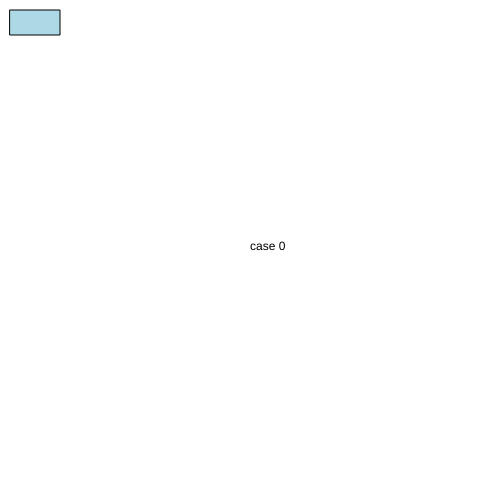
Frame 1 (no input)
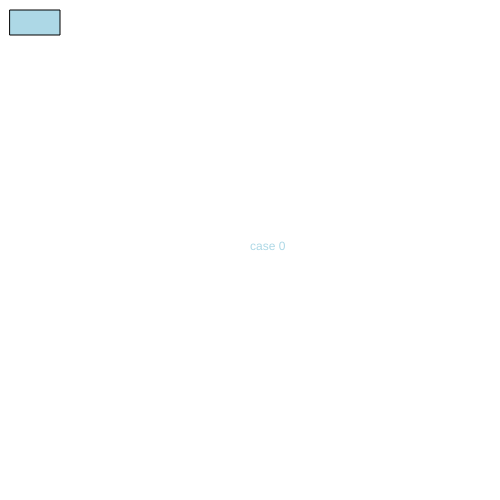
Frame 60 (no input)
Frame 120 (the mouse pressed at the canvas centre since frame 60): identical to frame 60, image omitted

The p5.js sketch that drew these frames (run headless with seeded random() and noise() and a simulated clock; from frame 60 on, the mouse is pressed at the canvas centre):

// p5.js sketch
// ── sketch.js
let myState = 0;

function setup() {
  createCanvas(500, 500);
}

function draw() {
  switch (myState) {
    case 0:
      background('white');
      text("case 0", 250, 250);
      break;

    case 1:
      background('yellow');
      text("case 1", 250, 250);
      break;

    case 2:
      background('pink');
      text("case 2", 250, 250);
      break;

  }
  fill('#add8e6');
  rect(10, 10, 50, 25);

}


function mouseReleased() {
  if ((mouseX > 10) && (mouseX < 60) && (mouseY > 10) && (mouseY < 35)) {

    myState++;
    if (myState > 2) {
      myState = 0;
    }
  }

}
